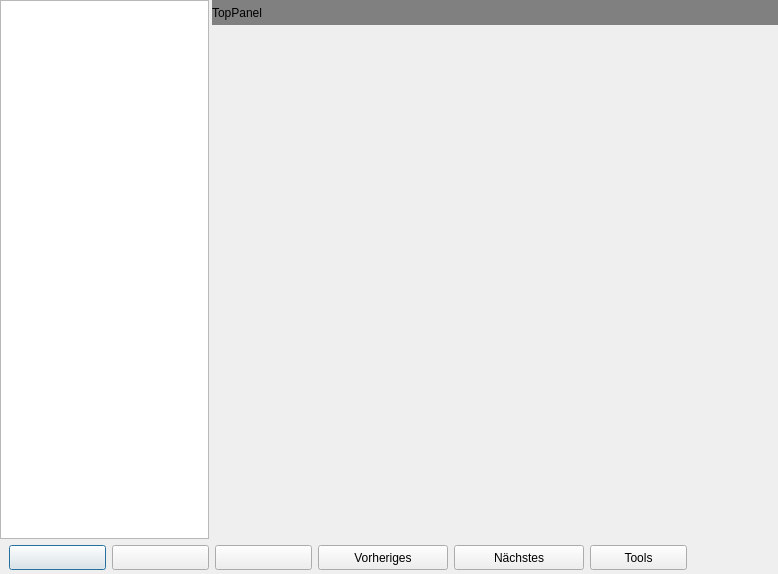
<?xml version="1.0" encoding="UTF-8"?>
<ui version="4.0">
  <class>ModernProfileEditorForm</class>
  <widget class="QDialog" name="ModernProfileEditorForm">
    <property name="geometry"><rect><x>0</x><y>0</y><width>778</width><height>574</height></rect></property>
    <property name="windowTitle"><string>ModernProfileEditorForm</string></property>
    <property name="vclBorderStyle" stdset="0"><string notr="true">bsDialog</string></property>
    <property name="vclPosition" stdset="0"><string notr="true">poOwnerFormCenter</string></property>
    <property name="vclKeyPreview" stdset="0"><bool>true</bool></property>
    <property name="vclDesignWidth" stdset="0"><number>778</number></property>
    <property name="vclDesignHeight" stdset="0"><number>574</number></property>
    <widget class="QFrame" name="BottomPanel">
      <property name="geometry"><rect><x>0</x><y>539</y><width>778</width><height>35</height></rect></property>
      <property name="vclAlign" stdset="0"><string notr="true">alBottom</string></property>
      <property name="frameShape"><enum>QFrame::NoFrame</enum></property>
      <property name="frameShadow"><enum>QFrame::Plain</enum></property>
      <property name="vclClass" stdset="0"><string notr="true">TPanel</string></property>
      <widget class="QPushButton" name="CancelButton">
        <property name="geometry"><rect><x>112</x><y>6</y><width>97</width><height>25</height></rect></property>
        <property name="text"><string></string></property>
        <property name="autoDefault"><bool>false</bool></property>
        <property name="vclKind" stdset="0"><string notr="true">bkCancel</string></property>
        <property name="vclCancel" stdset="0"><bool>true</bool></property>
        <property name="vclModalResult" stdset="0"><string notr="true">mrCancel</string></property>
      </widget>
      <widget class="QPushButton" name="PreviousButton">
        <property name="geometry"><rect><x>318</x><y>6</y><width>130</width><height>25</height></rect></property>
        <property name="visible"><bool>false</bool></property>
        <property name="tag" stdset="0"><number>1</number></property>
        <property name="text"><string>Vorheriges</string></property>
        <property name="icon"><iconset resource="../../resources/dfend.qrc"><normaloff>:/glyphs/53b2106da7e1dd27.png</normaloff></iconset></property>
        <property name="autoDefault"><bool>false</bool></property>
        <property name="vclModalResult" stdset="0"><string notr="true">mrOk</string></property>
        <property name="vclOnClick" stdset="0"><string notr="true">OKButtonClick</string></property>
      </widget>
      <widget class="QPushButton" name="NextButton">
        <property name="geometry"><rect><x>454</x><y>6</y><width>130</width><height>25</height></rect></property>
        <property name="visible"><bool>false</bool></property>
        <property name="tag" stdset="0"><number>2</number></property>
        <property name="text"><string>Nächstes</string></property>
        <property name="icon"><iconset resource="../../resources/dfend.qrc"><normaloff>:/glyphs/65f2d89bba697ee8.png</normaloff></iconset></property>
        <property name="autoDefault"><bool>false</bool></property>
        <property name="vclModalResult" stdset="0"><string notr="true">mrOk</string></property>
        <property name="vclOnClick" stdset="0"><string notr="true">OKButtonClick</string></property>
      </widget>
      <widget class="QPushButton" name="OKButton">
        <property name="geometry"><rect><x>9</x><y>6</y><width>97</width><height>25</height></rect></property>
        <property name="text"><string></string></property>
        <property name="autoDefault"><bool>false</bool></property>
        <property name="vclKind" stdset="0"><string notr="true">bkOK</string></property>
        <property name="default"><bool>true</bool></property>
        <property name="vclModalResult" stdset="0"><string notr="true">mrOk</string></property>
        <property name="vclOnClick" stdset="0"><string notr="true">OKButtonClick</string></property>
      </widget>
      <widget class="QPushButton" name="HelpButton">
        <property name="geometry"><rect><x>215</x><y>6</y><width>97</width><height>25</height></rect></property>
        <property name="text"><string></string></property>
        <property name="autoDefault"><bool>false</bool></property>
        <property name="vclKind" stdset="0"><string notr="true">bkHelp</string></property>
        <property name="vclOnClick" stdset="0"><string notr="true">HelpButtonClick</string></property>
      </widget>
      <widget class="QPushButton" name="ToolsButton">
        <property name="geometry"><rect><x>590</x><y>6</y><width>97</width><height>25</height></rect></property>
        <property name="text"><string>Tools</string></property>
        <property name="icon"><iconset resource="../../resources/dfend.qrc"><normaloff>:/glyphs/afba2014684d3cd7.png</normaloff></iconset></property>
        <property name="autoDefault"><bool>false</bool></property>
        <property name="vclOnClick" stdset="0"><string notr="true">ToolsButtonClick</string></property>
      </widget>
    </widget>
    <widget class="QFrame" name="MainPanel">
      <property name="geometry"><rect><x>0</x><y>0</y><width>778</width><height>539</height></rect></property>
      <property name="vclAlign" stdset="0"><string notr="true">alClient</string></property>
      <property name="frameShape"><enum>QFrame::NoFrame</enum></property>
      <property name="frameShadow"><enum>QFrame::Plain</enum></property>
      <property name="vclClass" stdset="0"><string notr="true">TPanel</string></property>
      <widget class="TSplitterWidget" name="Splitter1">
        <property name="geometry"><rect><x>209</x><y>0</y><width>3</width><height>539</height></rect></property>
        <property name="vclAlign" stdset="0"><string notr="true">alLeft</string></property>
      </widget>
      <widget class="QTreeWidget" name="Tree">
        <property name="geometry"><rect><x>0</x><y>0</y><width>209</width><height>539</height></rect></property>
        <property name="vclAlign" stdset="0"><string notr="true">alLeft</string></property>
        <property name="headerHidden"><bool>true</bool></property>
        <property name="columnCount"><number>1</number></property>
        <column><property name="text"><string notr="true">1</string></property></column>
        <property name="editTriggers"><set>QAbstractItemView::NoEditTriggers</set></property>
        <property name="indentation"><number>19</number></property>
        <property name="vclImages" stdset="0"><string notr="true">ImageList</string></property>
      </widget>
      <widget class="QFrame" name="RightPanel">
        <property name="geometry"><rect><x>212</x><y>0</y><width>566</width><height>539</height></rect></property>
        <property name="vclAlign" stdset="0"><string notr="true">alClient</string></property>
        <property name="frameShape"><enum>QFrame::NoFrame</enum></property>
        <property name="frameShadow"><enum>QFrame::Plain</enum></property>
        <property name="vclClass" stdset="0"><string notr="true">TPanel</string></property>
        <widget class="QFrame" name="TopPanel">
          <property name="geometry"><rect><x>0</x><y>0</y><width>566</width><height>25</height></rect></property>
          <property name="font">
            <font>
              <pointsize>12</pointsize>
              <bold>true</bold>
            </font>
          </property>
          <property name="styleSheet"><string notr="true">#TopPanel { color: #FFFFFF; background-color: #808080; }</string></property>
          <property name="vclAlign" stdset="0"><string notr="true">alTop</string></property>
          <property name="frameShape"><enum>QFrame::NoFrame</enum></property>
          <property name="frameShadow"><enum>QFrame::Plain</enum></property>
          <property name="vclClass" stdset="0"><string notr="true">TPanel</string></property>
          <widget class="QLabel" name="TopPanel_Caption">
            <property name="geometry"><rect><x>0</x><y>0</y><width>566</width><height>25</height></rect></property>
            <property name="text"><string>TopPanel</string></property>
            <property name="alignment"><set>Qt::AlignLeft|Qt::AlignVCenter</set></property>
            <property name="vclAlign" stdset="0"><string notr="true">alClient</string></property>
            <property name="vclPanelCaptionOf" stdset="0"><string notr="true">TopPanel</string></property>
          </widget>
        </widget>
      </widget>
    </widget>
    <widget class="QMenu" name="ToolsPopupMenu">
      <property name="vclPopupMenu" stdset="0"><bool>true</bool></property>
    </widget>
  </widget>
  <customwidgets>
    <customwidget>
      <class>TSplitterWidget</class>
      <extends>QFrame</extends>
      <header>VclWidgets.h</header>
    </customwidget>
  </customwidgets>
  <tabstops>
    <tabstop>Tree</tabstop>
    <tabstop>OKButton</tabstop>
    <tabstop>CancelButton</tabstop>
    <tabstop>HelpButton</tabstop>
    <tabstop>PreviousButton</tabstop>
    <tabstop>NextButton</tabstop>
    <tabstop>ToolsButton</tabstop>
  </tabstops>
  <resources><include location="../../resources/dfend.qrc"/></resources>
  <connections/>
</ui>
